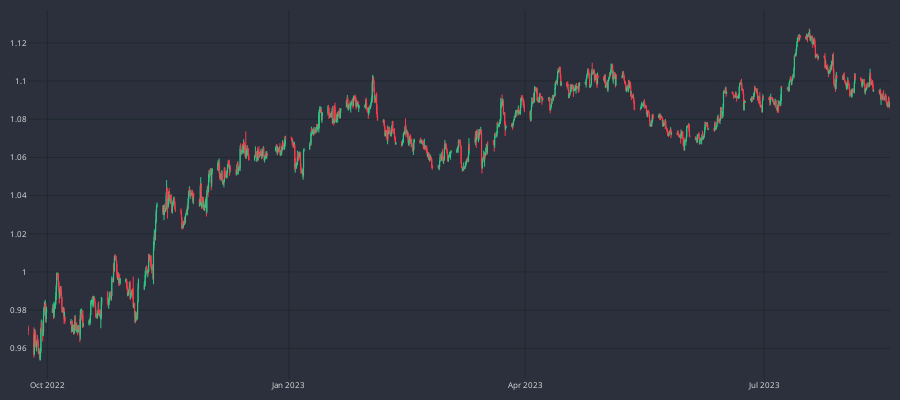
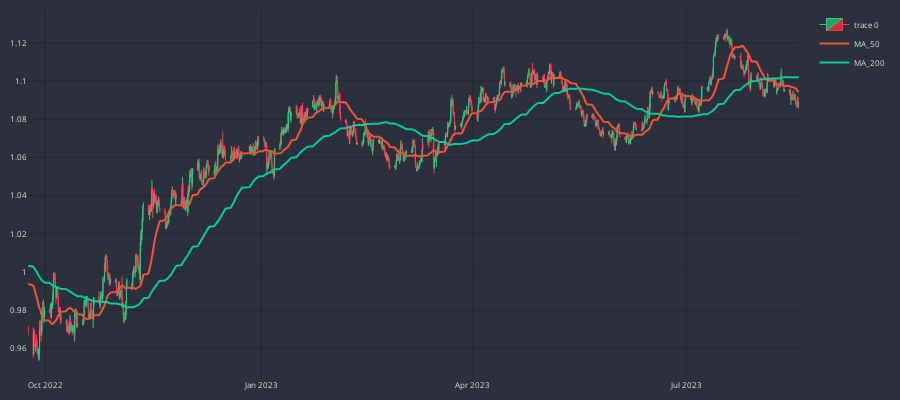

Here is the notebook cell these charts were saved with, in order:
### Code cell
cp = CandlePlot(df_an.iloc[100:1500])
cp.show_plot(line_traces=[MA_S, MA_L])

### Figure 1 — Plotly figure (JSON) as saved in the notebook; plotly's stock layout.template omitted (floating-point values rounded to 4 significant figures; data arrays with more than 128 entries replaced by an {"elided": "..."} marker saying what was removed)
{"data": [{"close": {"elided": "1400 float values"}, "decreasing": {"fillcolor": "#CC2E3C", "line": {"color": "#FF3A4C"}}, "high": {"elided": "1400 float values"}, "increasing": {"fillcolor": "#24A06B", "line": {"color": "#2EC886"}}, "line": {"width": 1}, "low": {"elided": "1400 float values"}, "opacity": 1, "open": {"elided": "1400 float values"}, "type": "candlestick", "x": {"elided": "1400 str values"}}], "layout": {"font": {"color": "#e1e1e1", "size": 8}, "height": 400, "margin": {"b": 10, "l": 10, "r": 10, "t": 10}, "paper_bgcolor": "#2c303c", "plot_bgcolor": "#2c303c", "width": 900, "xaxis": {"gridcolor": "#1F292F", "nticks": 5, "rangeslider": {"visible": false}}, "yaxis": {"gridcolor": "#1f292f"}}}

### Figure 2 — Plotly figure (JSON) as saved in the notebook; plotly's stock layout.template omitted (floating-point values rounded to 4 significant figures; data arrays with more than 128 entries replaced by an {"elided": "..."} marker saying what was removed)
{"data": [{"close": {"elided": "1400 float values"}, "decreasing": {"fillcolor": "#CC2E3C", "line": {"color": "#FF3A4C"}}, "high": {"elided": "1400 float values"}, "increasing": {"fillcolor": "#24A06B", "line": {"color": "#2EC886"}}, "line": {"width": 1}, "low": {"elided": "1400 float values"}, "opacity": 1, "open": {"elided": "1400 float values"}, "type": "candlestick", "x": {"elided": "1400 str values"}}, {"line": {"shape": "spline", "width": 2}, "name": "MA_50", "type": "scatter", "x": {"elided": "1400 str values"}, "y": {"elided": "1400 float values"}}, {"line": {"shape": "spline", "width": 2}, "name": "MA_200", "type": "scatter", "x": {"elided": "1400 str values"}, "y": {"elided": "1400 float values"}}], "layout": {"font": {"color": "#e1e1e1", "size": 8}, "height": 400, "margin": {"b": 10, "l": 10, "r": 10, "t": 10}, "paper_bgcolor": "#2c303c", "plot_bgcolor": "#2c303c", "width": 900, "xaxis": {"gridcolor": "#1F292F", "nticks": 5, "rangeslider": {"visible": false}}, "yaxis": {"gridcolor": "#1f292f"}}}
